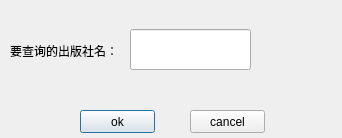
<?xml version="1.0" encoding="UTF-8"?>
<ui version="4.0">
 <class>w_query_pub</class>
 <widget class="QDialog" name="w_query_pub">
  <property name="geometry">
   <rect>
    <x>0</x>
    <y>0</y>
    <width>342</width>
    <height>138</height>
   </rect>
  </property>
  <property name="windowTitle">
   <string>Dialog</string>
  </property>
  <widget class="QLabel" name="label">
   <property name="geometry">
    <rect>
     <x>10</x>
     <y>40</y>
     <width>111</width>
     <height>21</height>
    </rect>
   </property>
   <property name="text">
    <string>要查询的出版社名：</string>
   </property>
  </widget>
  <widget class="QLineEdit" name="pubname">
   <property name="geometry">
    <rect>
     <x>130</x>
     <y>29</y>
     <width>121</width>
     <height>41</height>
    </rect>
   </property>
  </widget>
  <widget class="QPushButton" name="pushButtonOK">
   <property name="geometry">
    <rect>
     <x>80</x>
     <y>110</y>
     <width>75</width>
     <height>23</height>
    </rect>
   </property>
   <property name="text">
    <string>ok</string>
   </property>
  </widget>
  <widget class="QPushButton" name="pushButtonCancel">
   <property name="geometry">
    <rect>
     <x>190</x>
     <y>110</y>
     <width>75</width>
     <height>23</height>
    </rect>
   </property>
   <property name="text">
    <string>cancel</string>
   </property>
  </widget>
 </widget>
 <resources/>
 <connections/>
</ui>
